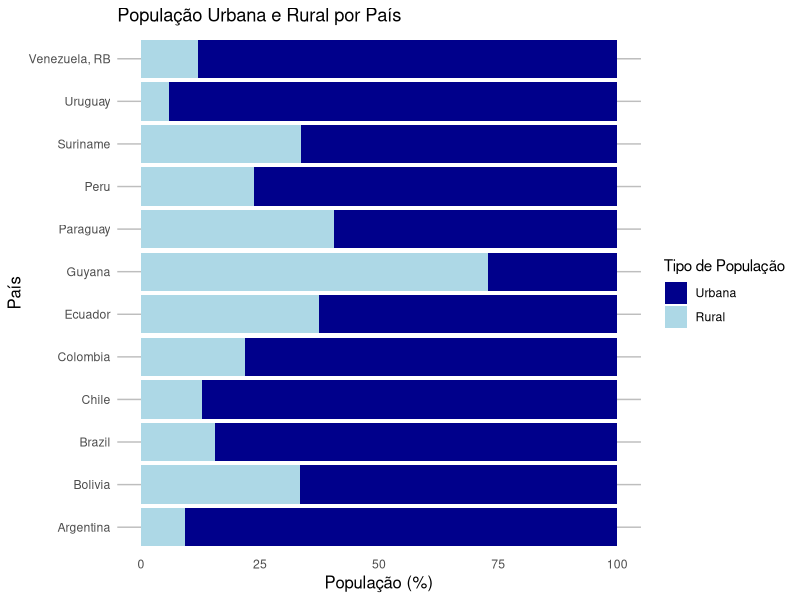

Write R code to recreate this figure.
library(ggplot2)
library(dplyr)
library(tidyr)

##################
# LOAD DATA
# Reference: World Data Bank
##################

df <- read.csv("data/world_data.csv", sep=",")


#Filtrar países de interesse
aux <- df %>% filter(continente %in% c("South America"))


#agrupa por país e calcula a média do período
aux <- aux %>% 
  group_by(pais) %>% 
  summarise(populacao_urbana = mean(populacao_urbana),
            populacao_rural = mean(populacao_rural))

#altera a estrutura do dataset para ser possível a representação gráfica
aux <- pivot_longer(aux, cols = c(populacao_urbana, populacao_rural), 
               names_to = "tipo", 
               values_to = "percentual")

#altera o tipo da variável categórica para fator
aux <- aux %>% 
  mutate(tipo = factor(tipo, levels = c("populacao_urbana", "populacao_rural"))) 

aux %>% 
  ggplot(aes(x = pais, y = percentual, fill = tipo)) +
  geom_bar(stat = "identity", position = "stack") +
  coord_flip() +
  labs(
    x = "País", 
    y = "População (%)", 
    title = "População Urbana e Rural por País",
    fill = "Tipo de População"
  ) +
  scale_fill_manual(
    values = c("populacao_urbana" = "darkblue", "populacao_rural" = "lightblue"),
    labels = c("Urbana", "Rural")
  ) +
  theme_minimal() +
  theme(
    axis.title.x = element_text(size = 12),
    axis.title.y = element_text(size = 12),
    panel.grid = element_blank(),
    panel.grid.major.y = element_line(color = "gray", linetype = "solid", size = 0.5)
  )




